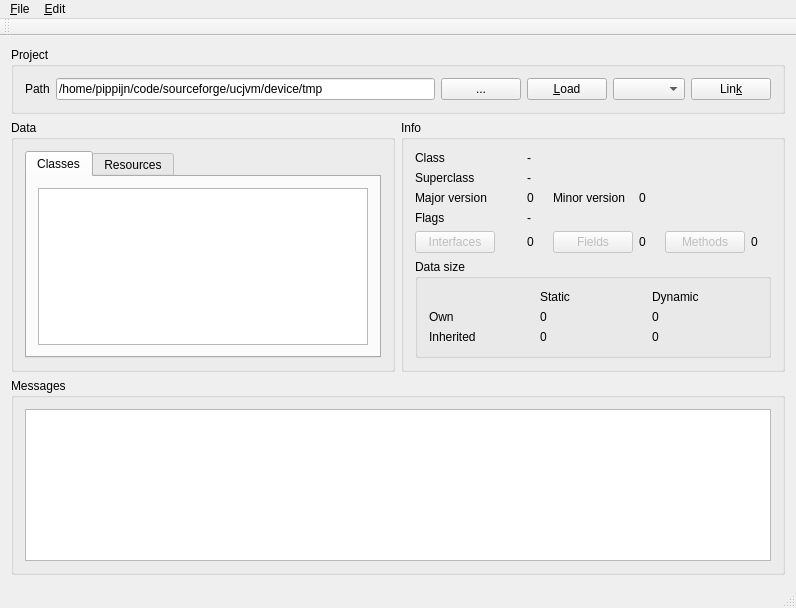
<?xml version="1.0" encoding="UTF-8"?>
<ui version="4.0">
 <class>MainWindow</class>
 <widget class="QMainWindow" name="MainWindow">
  <property name="geometry">
   <rect>
    <x>0</x>
    <y>0</y>
    <width>796</width>
    <height>608</height>
   </rect>
  </property>
  <property name="windowTitle">
   <string>MainWindow</string>
  </property>
  <widget class="QWidget" name="centralWidget">
   <layout class="QVBoxLayout" name="verticalLayout">
    <item>
     <widget class="QGroupBox" name="groupBox">
      <property name="sizePolicy">
       <sizepolicy hsizetype="Preferred" vsizetype="Maximum">
        <horstretch>0</horstretch>
        <verstretch>0</verstretch>
       </sizepolicy>
      </property>
      <property name="title">
       <string>Project</string>
      </property>
      <layout class="QHBoxLayout" name="horizontalLayout_2">
       <item>
        <widget class="QLabel" name="label">
         <property name="text">
          <string>Path</string>
         </property>
        </widget>
       </item>
       <item>
        <widget class="QLineEdit" name="path">
         <property name="text">
          <string>/home/pippijn/code/sourceforge/ucjvm/device/tmp</string>
         </property>
        </widget>
       </item>
       <item>
        <widget class="QPushButton" name="pathSearch">
         <property name="text">
          <string>...</string>
         </property>
        </widget>
       </item>
       <item>
        <widget class="QPushButton" name="load">
         <property name="text">
          <string>&amp;Load</string>
         </property>
        </widget>
       </item>
       <item>
        <widget class="QComboBox" name="config"/>
       </item>
       <item>
        <widget class="QPushButton" name="link">
         <property name="text">
          <string>Lin&amp;k</string>
         </property>
        </widget>
       </item>
      </layout>
     </widget>
    </item>
    <item>
     <layout class="QHBoxLayout" name="horizontalLayout">
      <item>
       <widget class="QGroupBox" name="groupBox_2">
        <property name="title">
         <string>Data</string>
        </property>
        <layout class="QHBoxLayout" name="horizontalLayout_3">
         <item>
          <widget class="QTabWidget" name="tabWidget">
           <property name="currentIndex">
            <number>0</number>
           </property>
           <widget class="QWidget" name="tab_3">
            <attribute name="title">
             <string>Classes</string>
            </attribute>
            <layout class="QHBoxLayout" name="horizontalLayout_4">
             <item>
              <widget class="QListView" name="classList"/>
             </item>
            </layout>
           </widget>
           <widget class="QWidget" name="tab">
            <attribute name="title">
             <string>Resources</string>
            </attribute>
            <layout class="QHBoxLayout" name="horizontalLayout_5">
             <item>
              <widget class="QListView" name="resourceList"/>
             </item>
            </layout>
           </widget>
          </widget>
         </item>
        </layout>
       </widget>
      </item>
      <item>
       <widget class="QGroupBox" name="groupBox_3">
        <property name="sizePolicy">
         <sizepolicy hsizetype="Expanding" vsizetype="Preferred">
          <horstretch>0</horstretch>
          <verstretch>0</verstretch>
         </sizepolicy>
        </property>
        <property name="title">
         <string>Info</string>
        </property>
        <layout class="QGridLayout" name="gridLayout">
         <item row="0" column="0" colspan="2">
          <widget class="QLabel" name="label_2">
           <property name="text">
            <string>Class</string>
           </property>
          </widget>
         </item>
         <item row="0" column="2" colspan="5">
          <widget class="QLabel" name="className">
           <property name="text">
            <string>-</string>
           </property>
          </widget>
         </item>
         <item row="1" column="0" colspan="2">
          <widget class="QLabel" name="label_3">
           <property name="text">
            <string>Superclass</string>
           </property>
          </widget>
         </item>
         <item row="1" column="2" colspan="5">
          <widget class="QLabel" name="superclassName">
           <property name="text">
            <string>-</string>
           </property>
          </widget>
         </item>
         <item row="2" column="0" colspan="2">
          <widget class="QLabel" name="label_4">
           <property name="text">
            <string>Major version</string>
           </property>
          </widget>
         </item>
         <item row="2" column="2">
          <widget class="QLabel" name="majorVersion">
           <property name="text">
            <string>0</string>
           </property>
          </widget>
         </item>
         <item row="3" column="0" colspan="2">
          <widget class="QLabel" name="label_5">
           <property name="text">
            <string>Flags</string>
           </property>
          </widget>
         </item>
         <item row="4" column="4">
          <widget class="QLabel" name="fieldCount">
           <property name="text">
            <string>0</string>
           </property>
          </widget>
         </item>
         <item row="4" column="6">
          <widget class="QLabel" name="methodCount">
           <property name="text">
            <string>0</string>
           </property>
          </widget>
         </item>
         <item row="5" column="0" colspan="7">
          <widget class="QGroupBox" name="groupBox_5">
           <property name="title">
            <string>Data size</string>
           </property>
           <layout class="QGridLayout" name="gridLayout_2">
            <item row="0" column="1">
             <widget class="QLabel" name="label_7">
              <property name="text">
               <string>Static</string>
              </property>
             </widget>
            </item>
            <item row="2" column="0">
             <widget class="QLabel" name="label_10">
              <property name="text">
               <string>Own</string>
              </property>
             </widget>
            </item>
            <item row="3" column="0">
             <widget class="QLabel" name="label_8">
              <property name="text">
               <string>Inherited</string>
              </property>
             </widget>
            </item>
            <item row="0" column="2">
             <widget class="QLabel" name="label_12">
              <property name="text">
               <string>Dynamic</string>
              </property>
             </widget>
            </item>
            <item row="2" column="1">
             <widget class="QLabel" name="label_14">
              <property name="text">
               <string>0</string>
              </property>
             </widget>
            </item>
            <item row="2" column="2">
             <widget class="QLabel" name="label_6">
              <property name="text">
               <string>0</string>
              </property>
             </widget>
            </item>
            <item row="3" column="1">
             <widget class="QLabel" name="label_16">
              <property name="text">
               <string>0</string>
              </property>
             </widget>
            </item>
            <item row="3" column="2">
             <widget class="QLabel" name="label_17">
              <property name="text">
               <string>0</string>
              </property>
             </widget>
            </item>
           </layout>
          </widget>
         </item>
         <item row="2" column="3">
          <widget class="QLabel" name="label_9">
           <property name="text">
            <string>Minor version</string>
           </property>
          </widget>
         </item>
         <item row="2" column="4">
          <widget class="QLabel" name="minorVersion">
           <property name="text">
            <string>0</string>
           </property>
          </widget>
         </item>
         <item row="3" column="2" colspan="5">
          <widget class="QLabel" name="flags">
           <property name="text">
            <string>-</string>
           </property>
          </widget>
         </item>
         <item row="4" column="2">
          <widget class="QLabel" name="interfaceCount">
           <property name="text">
            <string>0</string>
           </property>
          </widget>
         </item>
         <item row="6" column="0" colspan="7">
          <spacer name="verticalSpacer">
           <property name="orientation">
            <enum>Qt::Vertical</enum>
           </property>
           <property name="sizeHint" stdset="0">
            <size>
             <width>20</width>
             <height>40</height>
            </size>
           </property>
          </spacer>
         </item>
         <item row="4" column="3">
          <widget class="QPushButton" name="showFields">
           <property name="enabled">
            <bool>false</bool>
           </property>
           <property name="text">
            <string>Fields</string>
           </property>
          </widget>
         </item>
         <item row="4" column="5">
          <widget class="QPushButton" name="showMethods">
           <property name="enabled">
            <bool>false</bool>
           </property>
           <property name="text">
            <string>Methods</string>
           </property>
          </widget>
         </item>
         <item row="4" column="0">
          <widget class="QPushButton" name="showInterfaces">
           <property name="enabled">
            <bool>false</bool>
           </property>
           <property name="text">
            <string>Interfaces</string>
           </property>
          </widget>
         </item>
        </layout>
       </widget>
      </item>
     </layout>
    </item>
    <item>
     <widget class="QGroupBox" name="groupBox_4">
      <property name="title">
       <string>Messages</string>
      </property>
      <layout class="QHBoxLayout" name="horizontalLayout_6">
       <item>
        <widget class="QTableView" name="messageView">
         <property name="selectionMode">
          <enum>QAbstractItemView::NoSelection</enum>
         </property>
         <attribute name="verticalHeaderVisible">
          <bool>false</bool>
         </attribute>
        </widget>
       </item>
      </layout>
     </widget>
    </item>
   </layout>
  </widget>
  <widget class="QMenuBar" name="menuBar">
   <property name="geometry">
    <rect>
     <x>0</x>
     <y>0</y>
     <width>796</width>
     <height>24</height>
    </rect>
   </property>
   <widget class="QMenu" name="menu_File">
    <property name="title">
     <string>&amp;File</string>
    </property>
    <addaction name="action_File_Exit"/>
   </widget>
   <widget class="QMenu" name="menu_Edit">
    <property name="title">
     <string>&amp;Edit</string>
    </property>
    <addaction name="action_Edit_JVMConfig"/>
   </widget>
   <addaction name="menu_File"/>
   <addaction name="menu_Edit"/>
  </widget>
  <widget class="QToolBar" name="mainToolBar">
   <attribute name="toolBarArea">
    <enum>TopToolBarArea</enum>
   </attribute>
   <attribute name="toolBarBreak">
    <bool>false</bool>
   </attribute>
  </widget>
  <widget class="QStatusBar" name="statusBar"/>
  <action name="action_File_Exit">
   <property name="text">
    <string>E&amp;xit</string>
   </property>
   <property name="shortcut">
    <string>Ctrl+Q</string>
   </property>
  </action>
  <action name="action_Edit_JVMConfig">
   <property name="text">
    <string>&amp;JVM Config</string>
   </property>
  </action>
 </widget>
 <layoutdefault spacing="6" margin="11"/>
 <resources/>
 <connections>
  <connection>
   <sender>action_File_Exit</sender>
   <signal>triggered()</signal>
   <receiver>MainWindow</receiver>
   <slot>close()</slot>
   <hints>
    <hint type="sourcelabel">
     <x>-1</x>
     <y>-1</y>
    </hint>
    <hint type="destinationlabel">
     <x>386</x>
     <y>285</y>
    </hint>
   </hints>
  </connection>
 </connections>
</ui>
